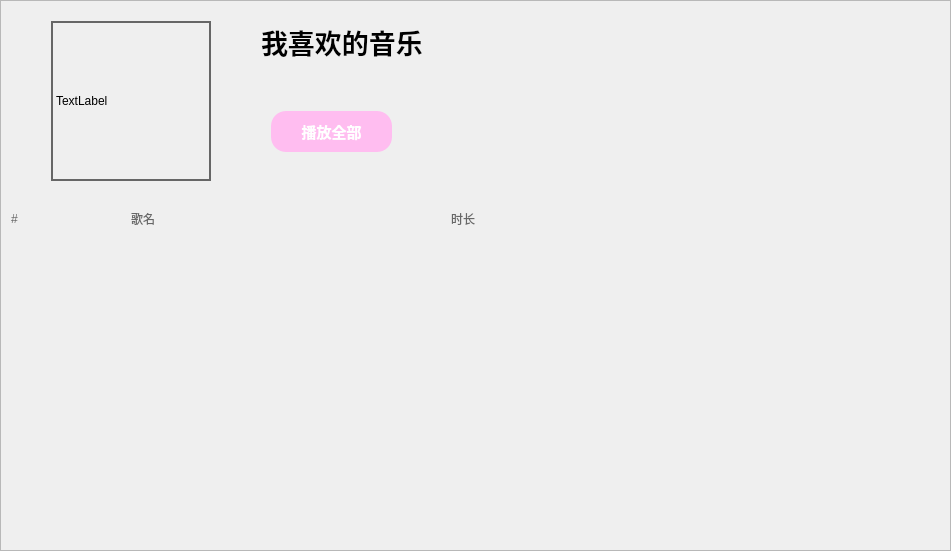
<?xml version="1.0" encoding="UTF-8"?>
<ui version="4.0">
 <class>Page4</class>
 <widget class="QWidget" name="Page4">
  <property name="geometry">
   <rect>
    <x>0</x>
    <y>0</y>
    <width>951</width>
    <height>551</height>
   </rect>
  </property>
  <property name="windowTitle">
   <string>Form</string>
  </property>
  <widget class="QScrollArea" name="scrollArea">
   <property name="geometry">
    <rect>
     <x>0</x>
     <y>0</y>
     <width>951</width>
     <height>551</height>
    </rect>
   </property>
   <property name="font">
    <font>
     <pointsize>9</pointsize>
     <bold>true</bold>
    </font>
   </property>
   <property name="horizontalScrollBarPolicy">
    <enum>Qt::ScrollBarPolicy::ScrollBarAsNeeded</enum>
   </property>
   <property name="widgetResizable">
    <bool>true</bool>
   </property>
   <widget class="QWidget" name="scrollAreaWidgetContents">
    <property name="geometry">
     <rect>
      <x>0</x>
      <y>0</y>
      <width>949</width>
      <height>549</height>
     </rect>
    </property>
    <property name="layoutDirection">
     <enum>Qt::LayoutDirection::LeftToRight</enum>
    </property>
    <widget class="QWidget" name="widget_2" native="true">
     <property name="geometry">
      <rect>
       <x>0</x>
       <y>0</y>
       <width>951</width>
       <height>231</height>
      </rect>
     </property>
     <widget class="QPushButton" name="pushButton">
      <property name="geometry">
       <rect>
        <x>270</x>
        <y>110</y>
        <width>121</width>
        <height>41</height>
       </rect>
      </property>
      <property name="font">
       <font>
        <pointsize>11</pointsize>
        <bold>true</bold>
       </font>
      </property>
      <property name="cursor">
       <cursorShape>PointingHandCursor</cursorShape>
      </property>
      <property name="styleSheet">
       <string notr="true">QPushButton{
	background-color:rgb(255, 189, 240);
	border-radius: 15px;
	color:white;
}

QPushButton:hover{
	background-color:rgb(249, 162, 255);
	border-radius: 15px;
	color:white;
}

</string>
      </property>
      <property name="text">
       <string>播放全部</string>
      </property>
      <property name="icon">
       <iconset resource="../matter.qrc">
        <normaloff>:/icon/img/Page4_pushbutton.png</normaloff>:/icon/img/Page4_pushbutton.png</iconset>
      </property>
      <property name="iconSize">
       <size>
        <width>22</width>
        <height>22</height>
       </size>
      </property>
     </widget>
     <widget class="QLabel" name="label_2">
      <property name="geometry">
       <rect>
        <x>260</x>
        <y>20</y>
        <width>221</width>
        <height>41</height>
       </rect>
      </property>
      <property name="font">
       <font>
        <pointsize>20</pointsize>
        <bold>true</bold>
       </font>
      </property>
      <property name="text">
       <string>我喜欢的音乐</string>
      </property>
     </widget>
     <widget class="QLabel" name="label">
      <property name="geometry">
       <rect>
        <x>50</x>
        <y>20</y>
        <width>160</width>
        <height>160</height>
       </rect>
      </property>
      <property name="styleSheet">
       <string notr="true">QLabel{
	border:2px solid rgb(102, 102, 102);
}</string>
      </property>
      <property name="text">
       <string>TextLabel</string>
      </property>
     </widget>
     <widget class="QLabel" name="label_4">
      <property name="geometry">
       <rect>
        <x>10</x>
        <y>210</y>
        <width>53</width>
        <height>15</height>
       </rect>
      </property>
      <property name="styleSheet">
       <string notr="true">color:rgb(103, 103, 103);</string>
      </property>
      <property name="text">
       <string>#</string>
      </property>
     </widget>
     <widget class="QLabel" name="label_6">
      <property name="geometry">
       <rect>
        <x>130</x>
        <y>210</y>
        <width>53</width>
        <height>15</height>
       </rect>
      </property>
      <property name="styleSheet">
       <string notr="true">color:rgb(103, 103, 103);</string>
      </property>
      <property name="text">
       <string>歌名</string>
      </property>
     </widget>
     <widget class="QLabel" name="label_7">
      <property name="geometry">
       <rect>
        <x>450</x>
        <y>210</y>
        <width>53</width>
        <height>15</height>
       </rect>
      </property>
      <property name="styleSheet">
       <string notr="true">color:rgb(103, 103, 103);</string>
      </property>
      <property name="text">
       <string>时长</string>
      </property>
     </widget>
    </widget>
    <widget class="Page4_1" name="widget" native="true">
     <property name="geometry">
      <rect>
       <x>0</x>
       <y>230</y>
       <width>951</width>
       <height>321</height>
      </rect>
     </property>
    </widget>
   </widget>
  </widget>
 </widget>
 <customwidgets>
  <customwidget>
   <class>Page4_1</class>
   <extends>QWidget</extends>
   <header location="global">page4_1.h</header>
   <container>1</container>
  </customwidget>
 </customwidgets>
 <resources>
  <include location="../matter.qrc"/>
 </resources>
 <connections/>
</ui>
